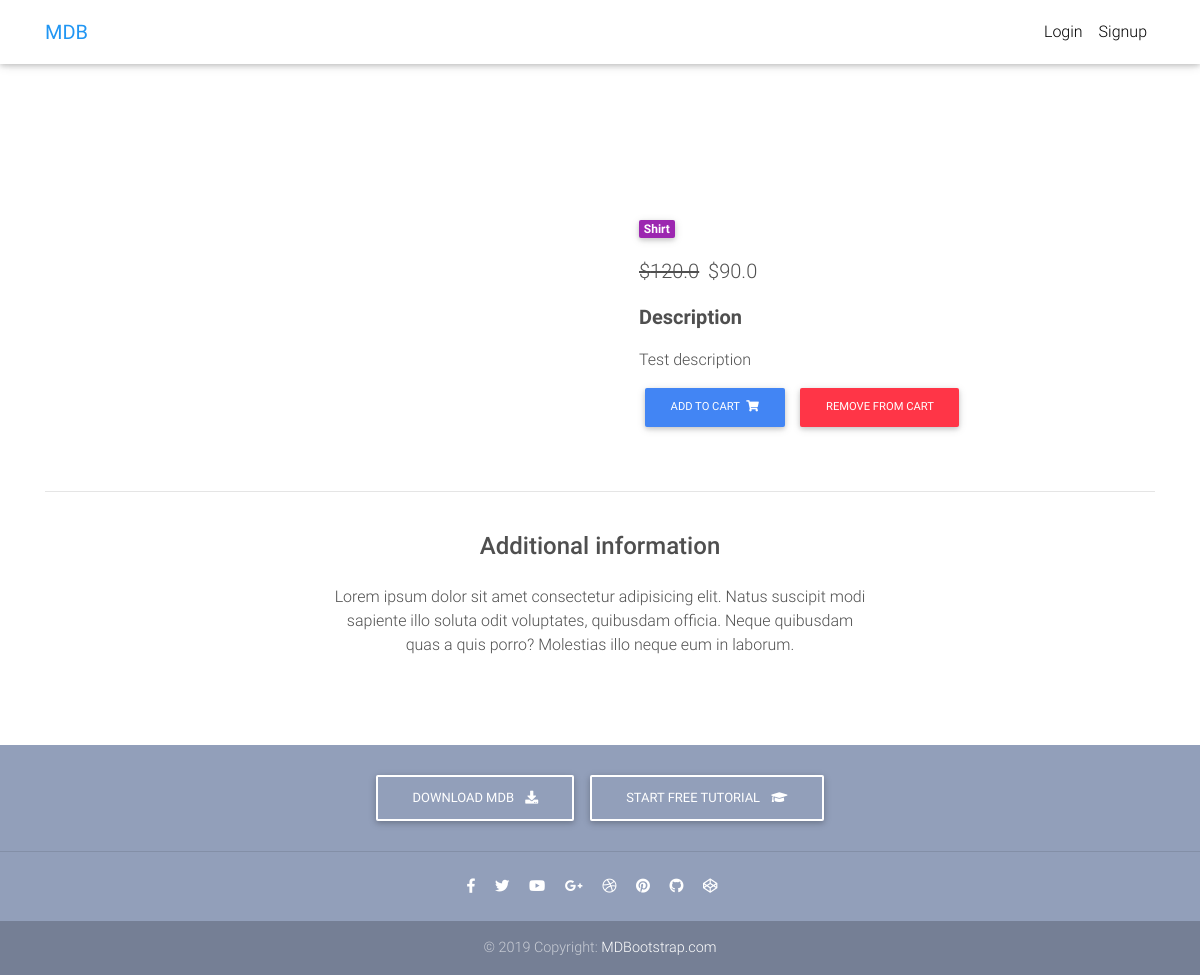
The app's page /product/shirt-1/ with its own data.
### core/models.py (models this page shows, shortened)
class Item(models.Model):
    title = models.CharField(max_length=100)
    price = models.FloatField()
    discount_price = models.FloatField(blank=True, null=True)
    category = models.CharField(choices=CATEGORY_CHOICES, max_length=2, default="S")
    label  = models.CharField(choices=LABEL_CHOICES, max_length=2, default="P")
    slug = models.SlugField()
    description = models.TextField()
    def get_add_to_cart_url(self):
        return reverse("core:add-to-cart", kwargs={'slug': self.slug})
    def get_remove_from_cart_url(self):
        return reverse("core:remove-from-cart", kwargs={'slug': self.slug})

### core/views.py (the view)
# urls.py: path('product/<slug>/', ItemDetailView.as_view(), name='product'),
class ItemDetailView(DetailView):
    model = Item
    template_name = "product.html"

### templates/product.html (shortened to what this page needs)
{% extends "base.html" %}
{% load cart_template_tags %}
{% block content %}
<main class="mt-5 pt-4">
  <div class="container dark-grey-text mt-5">
    <div class="row wow fadeIn">
      <div class="col-md-6 mb-4">
      </div>
      <div class="col-md-6 mb-4">
        <div class="p-4">
          <div class="mb-3">
            <a href="">
              <span class="badge purple mr-1">{{ object.get_category_display }}</span>
            </a>
          </div>
          <p class="lead">
            {% if object.discount_price %}
            <span class="mr-1">
                <del>${{ object.price }}</del>
              </span>
            <span>${{ object.discount_price }}</span>
            {% else %}
            <span>${{ object.price }}</span>
            {% endif %}
          </p>
          <p class="lead font-weight-bold">Description</p>
          <p>{{ object.description }}</p>
          <a href="{{ object.get_add_to_cart_url }}" class="btn btn-primary btn-md my-0 p">Add to cart
            <i class="fas fa-shopping-cart ml-1"></i>
          </a>
          <a href="{{ object.get_remove_from_cart_url }}" class="btn btn-danger btn-md my-0 p">Remove from cart</a>
        </div>
      </div>
    </div>
    <hr>
    <div class="row d-flex justify-content-center wow fadeIn">
      <div class="col-md-6 text-center">
        <h4 class="my-4 h4">Additional information</h4>
        <p>Lorem ipsum dolor sit amet consectetur adipisicing elit. Natus suscipit modi sapiente illo soluta odit
          voluptates,
          quibusdam officia. Neque quibusdam quas a quis porro? Molestias illo neque eum in laborum.</p>
      </div>
    </div>
    <div class="row wow fadeIn">
      <div class="col-lg-4 col-md-12 mb-4">
      </div>
      <div class="col-lg-4 col-md-6 mb-4">
      </div>
      <div class="col-lg-4 col-md-6 mb-4">
      </div>
    </div>
  </div>
</main>
<footer class="page-footer text-center font-small mt-4 wow fadeIn">
  <div class="pt-4">
    <a class="btn btn-outline-white" href="https://mdbootstrap.com/docs/jquery/getting-started/download/"
       target="_blank"
       role="button">Download MDB
      <i class="fas fa-download ml-2"></i>
    </a>
    <a class="btn btn-outline-white" href="https://mdbootstrap.com/education/bootstrap/" target="_blank" role="button">Start
      free tutorial
      <i class="fas fa-graduation-cap ml-2"></i>
    </a>
  </div>
  <hr class="my-4">
  <div class="pb-4">
    <a href="https://www.facebook.com/mdbootstrap" target="_blank">
      <i class="fab fa-facebook-f mr-3"></i>
    </a>
    <a href="https://twitter.com/MDBootstrap" target="_blank">
      <i class="fab fa-twitter mr-3"></i>
    </a>
    <a href="https://www.youtube.com/watch?v=7MUISDJ5ZZ4" target="_blank">
      <i class="fab fa-youtube mr-3"></i>
    </a>
    <a href="https://plus.google.com/u/0/b/107863090883699620484" target="_blank">
      <i class="fab fa-google-plus-g mr-3"></i>
    </a>
    <a href="https://dribbble.com/mdbootstrap" target="_blank">
      <i class="fab fa-dribbble mr-3"></i>
    </a>
    <a href="https://pinterest.com/mdbootstrap" target="_blank">
      <i class="fab fa-pinterest mr-3"></i>
    </a>
    <a href="https://github.com/mdbootstrap/bootstrap-material-design" target="_blank">
      <i class="fab fa-github mr-3"></i>
    </a>
    <a href="http://codepen.io/mdbootstrap/" target="_blank">
      <i class="fab fa-codepen mr-3"></i>
    </a>
  </div>
  <div class="footer-copyright py-3">
    © 2019 Copyright:
    <a href="https://mdbootstrap.com/education/bootstrap/" target="_blank"> MDBootstrap.com </a>
  </div>
</footer>
{% endblock content %}

### templates/base.html (style rules this page uses)
html, body, header, .carousel { height: 60vh; }

### records on screen
Item: category "Shirt", price "120.0", discount_price "90.0", description "Test description"
